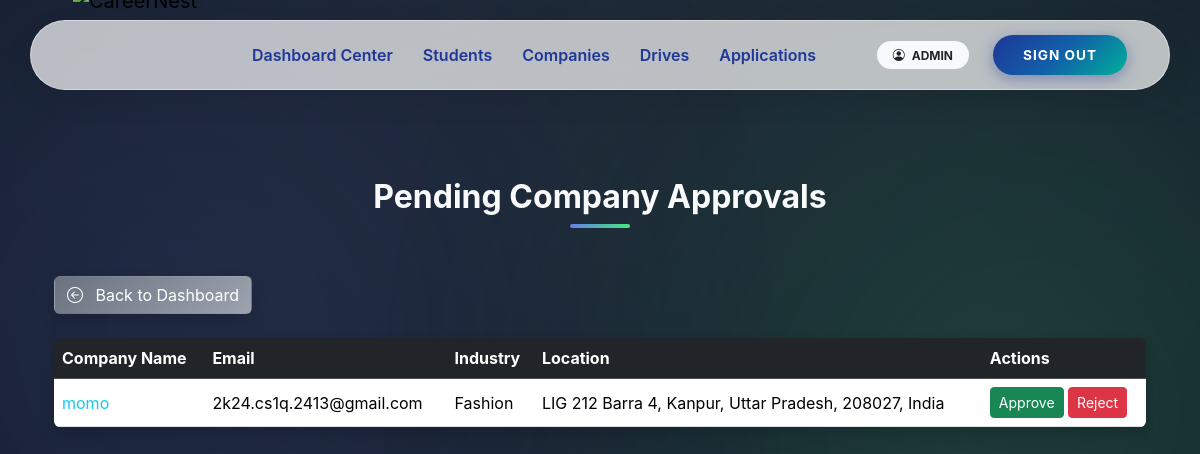
Page /admin/companies/pending (signed in) on the committed database.
### app/models.py (models this page shows, shortened)
class User(UserMixin, db.Model):
    __tablename__ = "users"
    user_id = db.Column(db.Integer, primary_key=True)
    email = db.Column(db.String(120), unique=True, nullable=False)
    password_hash = db.Column(db.String(255), nullable=False)
    role = db.Column(db.String(20), nullable=False)
    is_active = db.Column(db.Boolean, default=True)
    is_approved = db.Column(db.Boolean, default=False)
    is_blacklisted = db.Column(db.Boolean, default=False)
    created_at = db.Column(db.DateTime, default=datetime.utcnow)
    student = db.relationship(
        "Student",
        back_populates="user",
        uselist=False,
        cascade="all, delete-orphan"
    )
    company = db.relationship(
        "Company",
        back_populates="user",
        uselist=False,
        cascade="all, delete-orphan"
    )
    admin = db.relationship(
        "Admin",
        back_populates="user",
        uselist=False,
        cascade="all, delete-orphan"
    )

class Company(db.Model):
    __tablename__ = "companies"
    user_id = db.Column(
        db.Integer,
        db.ForeignKey("users.user_id", ondelete="CASCADE"),
        primary_key=True
    )
    company_name = db.Column(db.String(150), nullable=False)
    industry = db.Column(db.String(100))
    location = db.Column(db.String(200))
    website = db.Column(db.String(200))
    contact_person = db.Column(db.String(100))
    contact_phone = db.Column(db.String(20))
    description = db.Column(db.Text)
    user = db.relationship("User", back_populates="company")
    drives = db.relationship(
        "PlacementDrive",
        back_populates="company",
        cascade="all, delete-orphan"
    )

### app/admin/routes.py (the view)
@admin_bp.route('/companies/pending')
@login_required
@role_required('admin')
def pending_companies():
    companies = User.query.filter_by(role='company', is_approved=False).all()
    return render_template('admin/pending_companies.html', companies=companies)

### app/utils.py (called while the page is built)
def role_required(required_role):
    def decorator(f):
        @wraps(f)
        def decorated_function(*args, **kwargs):
            if not current_user.is_authenticated:
                abort(401)
            if current_user.role != required_role:
                abort(403)
            if required_role in ["student", "company"] and not current_user.is_approved:
                abort(403)
            if current_user.is_blacklisted:
                abort(403)
            return f(*args, **kwargs)
        return decorated_function
    return decorator

### app/templates/admin/pending_companies.html (shortened to what this page needs)
{% extends 'base.html' %}
{% block content %}
<div class="dashboard-bg">
  <div class="container position-relative">
    <h2 class="section-heading text-center mb-5">Pending Company Approvals</h2>
    <a href="{{ url_for('admin.dashboard') }}" class="btn btn-gradient-secondary mb-4 shadow hover-glow text-white">
      <i class="bi bi-arrow-left-circle me-2"></i> Back to Dashboard
    </a>
    {% if companies %}
    <div class="table-responsive shadow rounded">
      <table class="table table-hover align-middle mb-0 text-white">
        <thead class="table-dark">
          <tr>
            <th>Company Name</th>
            <th>Email</th>
            <th>Industry</th>
            <th>Location</th>
            <th>Actions</th>
          </tr>
        </thead>
        <tbody>
          {% for company in companies %}
          <tr>
            <td>
              <a href="{{ url_for('admin.company_detail', user_id=company.user_id) }}" class="text-info text-decoration-none">
                {{ company.company.company_name if company.company else 'N/A' }}
              </a>
            </td>
            <td>{{ company.email }}</td>
            <td>{{ company.company.industry if company.company else 'N/A' }}</td>
            <td>{{ company.company.location if company.company else 'N/A' }}</td>
            <td>
              <form action="{{ url_for('admin.approve_company', user_id=company.user_id) }}" method="POST" style="display:inline;">
                <button type="submit" class="btn btn-success btn-sm hover-glow">Approve</button>
              </form>
              <form action="{{ url_for('admin.reject_company', user_id=company.user_id) }}" method="POST" style="display:inline;">
                <button type="submit" class="btn btn-danger btn-sm hover-glow">Reject</button>
              </form>
            </td>
          </tr>
          {% endfor %}
        </tbody>
      </table>
    </div>
    {% else %}
    <div class="alert alert-info shadow rounded">No pending companies to approve.</div>
    {% endif %}
  </div>
</div>
{% endblock %}

### app/templates/base.html (shortened to what this page needs)
<!DOCTYPE html>
<html lang="en">
<head>
    <link href="https://cdn.jsdelivr.net/npm/bootstrap@5.3.2/dist/css/bootstrap.min.css" rel="stylesheet">
    <link rel="stylesheet" href="https://cdn.jsdelivr.net/npm/bootstrap-icons@1.10.5/font/bootstrap-icons.css">
</head>
<body>
    <div class="toast-container position-fixed top-0 end-0 p-3">
    </div>
    <header class="navbar-container">
        <nav class="navbar navbar-expand-lg navbar-island">
            <div class="container-fluid">
                <a class="navbar-brand " href="/">
                    <img src="{{ url_for('static', filename='img/CareerLogo.png') }}" alt="CareerNest">
                </a>
                <div class="collapse navbar-collapse" id="navMain">
                    <ul class="navbar-nav me-auto mb-2 mb-lg-0 ms-lg-4">
                        {% if current_user.is_authenticated %}
                        {% if current_user.role == 'admin' %}
                        <li class="nav-item"><a class="nav-link" href="{{ url_for('admin.dashboard') }}">Dashboard
                                Center</a></li>
                        <li class="nav-item"><a class="nav-link" href="{{ url_for('admin.students') }}">Students</a>
                        </li>
                        <li class="nav-item"><a class="nav-link" href="{{ url_for('admin.companies') }}">Companies</a>
                        </li>
                        <li class="nav-item"><a class="nav-link" href="{{ url_for('admin.drives') }}">Drives</a>
                        </li>
                        <li class="nav-item"><a class="nav-link"
                                href="{{ url_for('admin.applications') }}">Applications</a>
                        </li>
                        {% endif %}
                        {% else %}
                        <li class="nav-item"><a class="nav-link" href="/">Home</a></li>
                        {% endif %}
                    </ul>
                    <div class="d-flex flex-column flex-lg-row align-items-center">
                        {% if not current_user.is_authenticated %}
                        <a href="{{ url_for('auth.student_register') }}" class="btn btn-creative btn-student">Student
                            Join</a>
                        <a href="{{ url_for('auth.company_register') }}" class="btn btn-creative btn-student">Company
                            Join</a>
                        <a href="{{ url_for('auth.login') }}" class="btn btn-creative btn-login">Login</a>
                        {% else %}
                        <span class="badge rounded-pill bg-light text-dark px-3 py-2 me-3 d-none d-lg-block">
                            <i class="bi bi-person-circle me-1"></i> {{ current_user.role|upper }}
                        </span>
                        <a href="{{ url_for('auth.logout') }}" class="btn btn-creative btn-login">Sign Out</a>
                        {% endif %}
                    </div>
                </div>
            </div>
        </nav>
    </header>
    <main class="container page-content">
        {% block content %}{% endblock %}
    </main>
</body>
</html>

### app/templates/admin/pending_companies.html (style rules this page uses)
.dashboard-bg { position: relative; z-index: 1; padding: 3rem 0; }
html, body { height: 100%; margin: 0; font-family: 'Inter', sans-serif; overflow-x: hidden; }
body { background: radial-gradient(circle at top, #1f2937 0%, #111827 100%); color: #f9fafb; }
body::before, body::after { content: ''; position: fixed; border-radius: 50%; filter: blur(150px); opacity: 0.15; z-index: 0; }
body::before { width: 600px; height: 600px; background: #667eea; top: 5%; left: -10%; }
body::after { width: 700px; height: 700px; background: #43e97b; bottom: 5%; right: -15%; }
.section-heading { font-weight: 700; font-size: 2rem; color: #f9fafb; position: relative; margin-bottom: 2rem; text-align:center; }
.section-heading::after { content: ''; display: block; width: 60px; height: 4px; background: linear-gradient(90deg, #667eea, #43e97b); border-radius: 2px; margin: 0.5rem auto 0 auto; }
.table { color: #f9fafb; }
.table a { color: #f9fafb; }
.btn-gradient-secondary { background: linear-gradient(135deg, #6b7280, #9ca3af); color: #fff; }
.shadow { box-shadow: 0 5px 15px rgba(0,0,0,0.3); }

### rows in the picture
User: role "ADMIN"
User: company "momo", email "2k24.cs1q.2413@gmail.com", company "Fashion", company "LIG 212 Barra 4, Kanpur, Uttar Pradesh, 208027, India"
